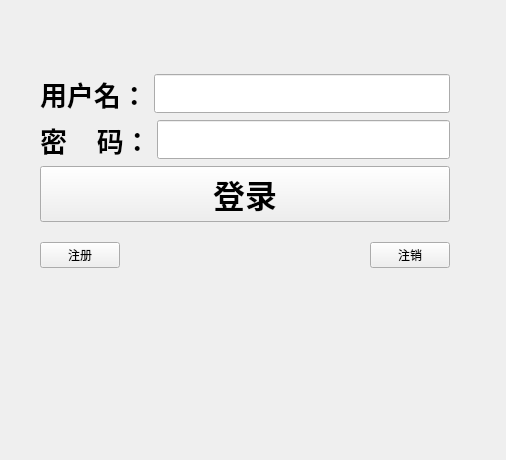
<?xml version="1.0" encoding="UTF-8"?>
<ui version="4.0">
 <class>tcpclient</class>
 <widget class="QWidget" name="tcpclient">
  <property name="geometry">
   <rect>
    <x>0</x>
    <y>0</y>
    <width>506</width>
    <height>460</height>
   </rect>
  </property>
  <property name="windowTitle">
   <string>tcpclient</string>
  </property>
  <widget class="QWidget" name="">
   <property name="geometry">
    <rect>
     <x>40</x>
     <y>60</y>
     <width>410</width>
     <height>224</height>
    </rect>
   </property>
   <layout class="QVBoxLayout" name="verticalLayout_2">
    <item>
     <layout class="QVBoxLayout" name="verticalLayout">
      <item>
       <layout class="QHBoxLayout" name="horizontalLayout_2">
        <item>
         <widget class="QLabel" name="name_lab">
          <property name="font">
           <font>
            <pointsize>20</pointsize>
            <bold>true</bold>
           </font>
          </property>
          <property name="text">
           <string>用户名：</string>
          </property>
          <property name="textInteractionFlags">
           <set>Qt::TextInteractionFlag::LinksAccessibleByMouse|Qt::TextInteractionFlag::TextEditable|Qt::TextInteractionFlag::TextEditorInteraction|Qt::TextInteractionFlag::TextSelectableByKeyboard|Qt::TextInteractionFlag::TextSelectableByMouse</set>
          </property>
         </widget>
        </item>
        <item>
         <widget class="QLineEdit" name="name_le">
          <property name="font">
           <font>
            <pointsize>20</pointsize>
            <bold>true</bold>
           </font>
          </property>
         </widget>
        </item>
       </layout>
      </item>
      <item>
       <layout class="QHBoxLayout" name="horizontalLayout_3">
        <item>
         <widget class="QLabel" name="pwd_lab">
          <property name="font">
           <font>
            <pointsize>20</pointsize>
            <bold>true</bold>
           </font>
          </property>
          <property name="text">
           <string>密    码：</string>
          </property>
         </widget>
        </item>
        <item>
         <widget class="QLineEdit" name="pwd_le">
          <property name="font">
           <font>
            <pointsize>20</pointsize>
            <bold>true</bold>
           </font>
          </property>
          <property name="echoMode">
           <enum>QLineEdit::EchoMode::Password</enum>
          </property>
         </widget>
        </item>
       </layout>
      </item>
      <item>
       <widget class="QPushButton" name="login_pb">
        <property name="font">
         <font>
          <pointsize>24</pointsize>
          <bold>true</bold>
         </font>
        </property>
        <property name="text">
         <string>登录</string>
        </property>
       </widget>
      </item>
     </layout>
    </item>
    <item>
     <layout class="QHBoxLayout" name="horizontalLayout">
      <item>
       <widget class="QPushButton" name="regist_pb">
        <property name="text">
         <string>注册</string>
        </property>
       </widget>
      </item>
      <item>
       <spacer name="horizontalSpacer">
        <property name="orientation">
         <enum>Qt::Orientation::Horizontal</enum>
        </property>
        <property name="sizeHint" stdset="0">
         <size>
          <width>40</width>
          <height>20</height>
         </size>
        </property>
       </spacer>
      </item>
      <item>
       <widget class="QPushButton" name="cancel_pb">
        <property name="text">
         <string>注销</string>
        </property>
       </widget>
      </item>
     </layout>
    </item>
   </layout>
  </widget>
 </widget>
 <resources/>
 <connections/>
</ui>
